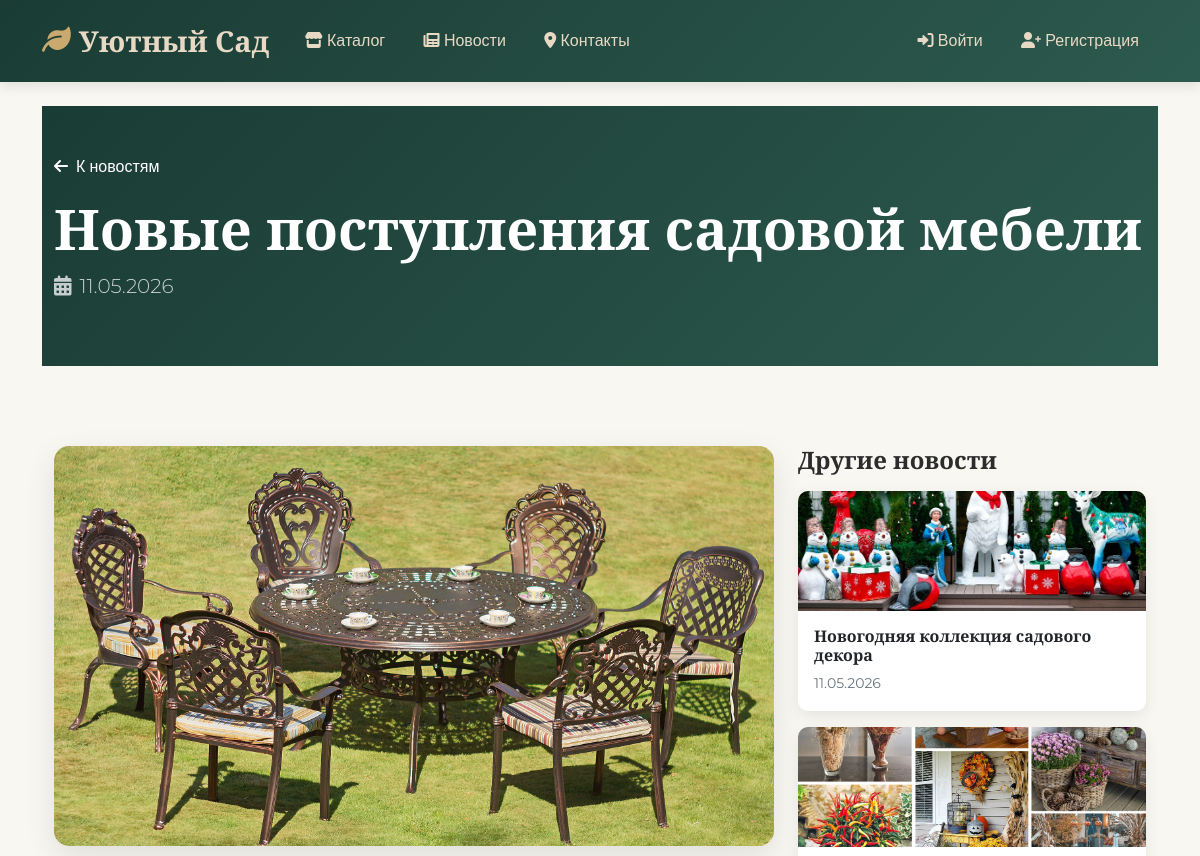
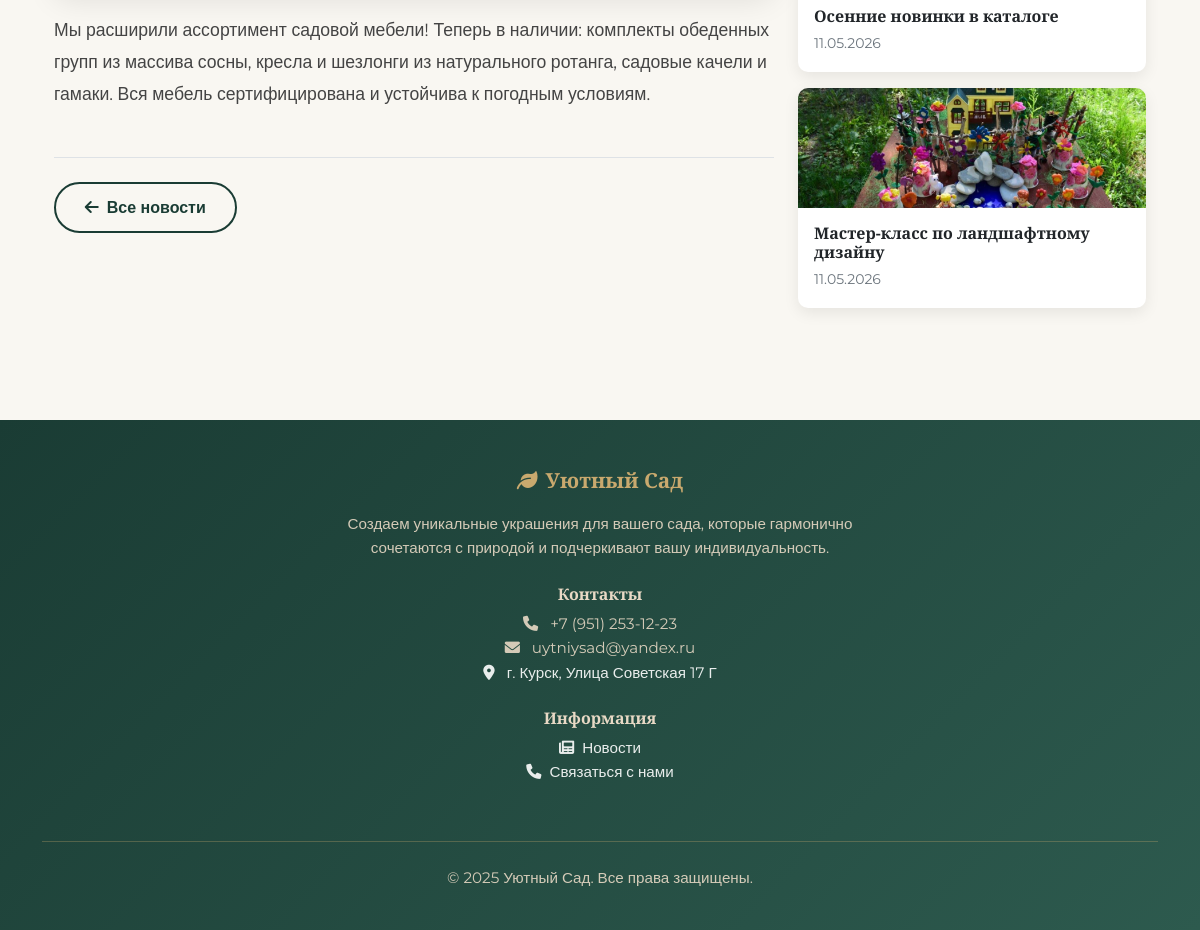
Page /products/news/novye-postupleniya-sadovoy-mebeli/ on the committed database (2 pictures, top to bottom).
### products/models.py (models this page shows, shortened)
class News(models.Model):
    title = models.CharField(max_length=100, verbose_name="Заголовок")
    slug = models.SlugField(max_length=100, unique=True, blank=True, verbose_name="URL")
    short_description = models.CharField(max_length=300, verbose_name="Краткое описание")
    content = models.TextField(verbose_name="Содержание")
    image = models.ImageField(upload_to='news', blank=True, null=True, verbose_name="Изображение")
    is_published = models.BooleanField(default=True, verbose_name="Опубликовано")
    created_at = models.DateTimeField(auto_now_add=True, verbose_name="Дата создания")
    updated_at = models.DateTimeField(auto_now=True, verbose_name="Дата обновления")
    class Meta:
        verbose_name = "Новость"
        verbose_name_plural = "Новости"
        ordering = ['-created_at']

### products/views.py (the view)
# urls.py: path('news/<slug:slug>/', views.news_detail, name='news_detail'),
def news_detail(request, slug):
    news = get_object_or_404(News, slug=slug, is_published=True)
    related_news = News.objects.filter(
        is_published=True
    ).exclude(pk=news.pk).order_by('-created_at')[:3]
    return render(request, 'products/news_detail.html', {
        'news': news,
        'related_news': related_news,
    })

### cart/context_processors.py (called while the page is built, shortened)
def cart(request):
    return {'cart': None}

### templates/products/news_detail.html (shortened to what this page needs)
{% extends 'base.html' %}
{% load static %}
{% block content %}
<div class="news-header">
    <div class="container">
        <a href="{% url 'news_list' %}" class="back-link mb-3 d-inline-block">
            <i class="fas fa-arrow-left me-2"></i>К новостям
        </a>
        <h1 class="display-4 fw-bold">{{ news.title }}</h1>
        <p class="lead opacity-75">
            <i class="fas fa-calendar-alt me-2"></i>{{ news.created_at|date:"d.m.Y" }}
        </p>
    </div>
</div>
<section class="py-5">
    <div class="container">
        <div class="row">
            <div class="col-lg-8">
                {% if news.image %}
                <img src="{{ news.image.url }}" alt="{{ news.title }}" class="news-image mb-4">
                {% endif %}
                <div class="news-content">
                    {{ news.content|linebreaks }}
                </div>
                <div class="mt-5 pt-4 border-top">
                    <a href="{% url 'news_list' %}" class="btn btn-outline-success">
                        <i class="fas fa-arrow-left me-2"></i>Все новости
                    </a>
                </div>
            </div>
            <div class="col-lg-4">
{% if related_news %}
                <h4 class="mb-3">Другие новости</h4>
                <div class="d-flex flex-column gap-3">
                    {% for item in related_news %}
                    <a href="{% url 'news_detail' item.slug %}" class="text-decoration-none">
                        <div class="related-card">
                            {% if item.image %}
                            <img src="{{ item.image.url }}" alt="{{ item.title }}" class="related-image">
                            {% else %}
                            <div class="related-image bg-secondary d-flex align-items-center justify-content-center">
                                <i class="fas fa-image text-white"></i>
                            </div>
                            {% endif %}
                            <div class="p-3">
                                <h6 class="mb-1 text-dark">{{ item.title }}</h6>
                                <small class="text-muted">{{ item.created_at|date:"d.m.Y" }}</small>
                            </div>
                        </div>
                    </a>
                    {% endfor %}
                </div>
                {% endif %}
            </div>
        </div>
    </div>
</section>
{% endblock %}

### static/css/style.css (style rules this page uses)
:root { --primary-green: #2e7d32; --secondary-green: #4caf50; --light-green: #e8f5e9; --dark-green: #1b5e20; --accent-gold: #ffd54f; --text-dark: #333333; --text-light: #666666; --border-light: #e0e0e0; --background-light: #f5f5f5; --white: #ffffff; }
* { margin: 0; padding: 0; box-sizing: border-box; }
body { font-family: 'Roboto', 'Arial', sans-serif; line-height: 1.6; color: var(--text-dark); background-color: var(--white); }
.btn-outline-success { color: var(--primary-green); border-color: var(--primary-green); border-radius: 6px; font-weight: 500; transition: all 0.3s ease; }

### templates/base.html (style rules this page uses)
:root { --primary-dark: #1a3c34; --primary-light: #2d5a4e; --accent-gold: #c9a96e; --accent-light: #e8d9c5; --text-dark: #2c2c2c; --text-light: #f8f9fa; --gradient-dark: linear-gradient(135deg, #1a3c34 0%, #2d5a4e 100%); --gradient-light: linear-gradient(135deg, #e8d9c5 0%, #f5efe6 100%); }
body { font-family: 'Montserrat', sans-serif; color: var(--text-dark); background-color: #f9f7f2; line-height: 1.6; }
h1, h2, h3, h4, h5, h6 { font-family: 'Playfair Display', serif; font-weight: 600; }
.btn { border-radius: 30px; font-weight: 600; padding: 0.7rem 1.8rem; transition: all 0.3s ease; }
.btn-outline-success { border: 2px solid var(--primary-dark); color: var(--primary-dark); }

### templates/products/news_detail.html (style rules this page uses)
.news-header { background: linear-gradient(135deg, #1a3c34 0%, #2d5a4e 100%); color: white; padding: 3rem 0; margin-bottom: 2rem; }
.news-image { border-radius: 15px; box-shadow: 0 10px 30px rgba(0,0,0,0.1); max-height: 400px; object-fit: cover; width: 100%; }
.news-content { font-size: 1.1rem; line-height: 1.8; color: #444; }
.news-content p { margin-bottom: 1.5rem; }
.related-card { background: white; border-radius: 10px; overflow: hidden; box-shadow: 0 5px 15px rgba(0,0,0,0.08); transition: all 0.3s ease; }
.related-image { height: 120px; object-fit: cover; width: 100%; }
.back-link { color: white; text-decoration: none; transition: all 0.3s ease; }

### rows in the picture
News: title "Новые поступления садовой мебели", created_at "11.05.2026", image (picture), content "Мы расширили ассортимент садовой мебели! Теперь в наличии: комплекты обеденных групп из массива сосны, кресла и шезлонги из натурального ротанга, садовые качели и гамаки. Вся мебель сертифицирована и устойчива к погодным условиям."
News: image (picture), title "Новогодняя коллекция садового декора", created_at "11.05.2026"
News: image (picture), title "Осенние новинки в каталоге", created_at "11.05.2026"
News: image (picture), title "Мастер-класс по ландшафтному дизайну", created_at "11.05.2026"
